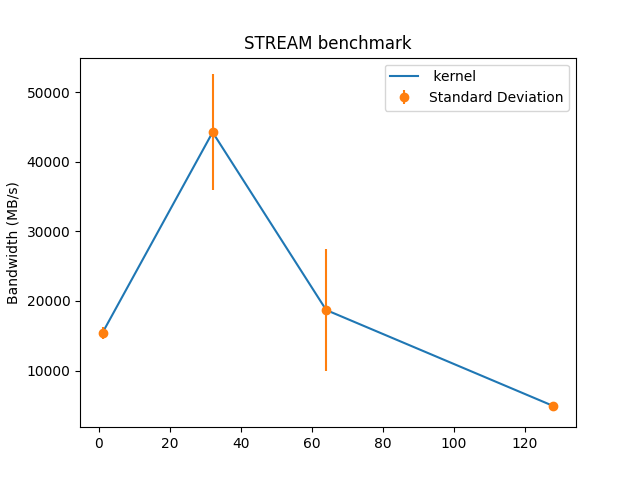

The Python source for this figure:
TC1_copy = [16271.6, 16554.6, 14128.2, 14904.5, 15328.7]

TC1_avg_time_copy = [0.009915, 0.00976, 0.011637, 0.014633, 0.014375]



TC32_copy = [55595.1, 43873.5, 32732.8, 51052.8, 38050.0]

TC32_avg_time_copy = [0.004208, 0.005369, 0.0066, 0.00579, 0.005966]



TC64_copy = [13607.9, 10289.5, 28985.0, 29728.4, 10874.7]

TC64_avg_time_copy = [0.019645, 0.022365, 0.021306, 0.019802, 0.020214]


TC128_copy = [4001.8, 5847.1, 5117.1, 5000.3, 4471.5]

TC128_avg_time_copy = [0.0504, 0.04998, 0.054902, 0.052309, 0.050854]

import numpy as np


threads = [1, 32, 64, 128]
copy_data = np.array([TC1_copy, TC32_copy, TC64_copy, TC128_copy])

# Calculate the mean and standard deviation of the bandwidth for each benchmark and each number of threads
copy_mean = np.mean(copy_data, axis=1)
copy_std = np.std(copy_data, axis=1)

import matplotlib.pyplot as plt

plt.title("STREAM benchmark")
plt.plot(threads, copy_mean, label="" + " kernel")
plt.errorbar(threads, copy_mean, yerr=copy_std, fmt="o", label="Standard Deviation")
plt.ylabel("Bandwidth (MB/s)")
plt.xlabel("")
plt.legend(loc="best")
plt.savefig("test" + ".png")
